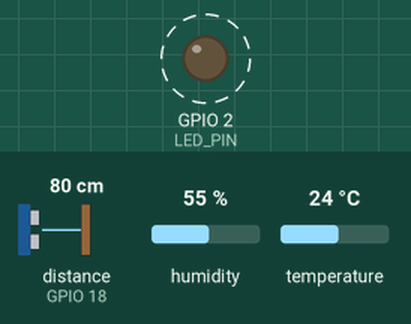
Bench run of a sketch on a simulated ESP32. Parts: output pins drawn as LEDs (lit = HIGH). Wiring (inferred from the names in the program): ultrasonic range finder: trigger GPIO 5; echo GPIO 18. Dashed ring = blinking. The inputs (shaded band) are chosen by the test bench; at power-on: distance to the obstacle (sensor on GPIO 18) 80 cm, humidity 55 %, temperature 24 °C. The echo pulse lasts 58.3 µs per cm; WiFi joins after 1.5 s; servers stay silent unless stated; no MQTT or app messages arrive unless stated; pins used as bus, display or sensor lines are not drawn; what the sketch prints to the serial monitor is not drawn.

Above: at 1.7 s.
Timing chart, 0 to 6.1 s (numbered marks = the images above):
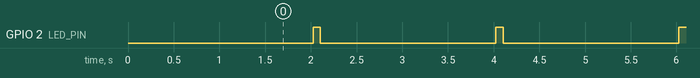

Measured:
- by itself, GPIO 2 (LED_PIN): alternates HIGH for 0.08 s and LOW for 1.9 s

The sketch:

firmware.ino
```cpp
#include <WiFi.h>
#include <PubSubClient.h>
#include <DHTesp.h>

const char* WIFI_SSID = "Wokwi-GUEST";
const char* WIFI_PASSWORD = "";

// Đổi sang Broker công cộng để máy tính bắt được trực tiếp
const char* MQTT_SERVER = "broker.hivemq.com";
const int MQTT_PORT = 1883;
const char* MQTT_TOPIC = "iot/lab2/esp32_sensor";

const int DHT_PIN = 15;
const int TRIG_PIN = 5;
const int ECHO_PIN = 18;
const int LED_PIN = 2;
const unsigned long SEND_INTERVAL_MS = 2000; // Phát mỗi 2 giây

WiFiClient wifiClient;
PubSubClient mqttClient(wifiClient);
DHTesp dht;
unsigned long lastSend = 0;
unsigned long sequenceNo = 0;

void connectWiFi() {
  WiFi.begin(WIFI_SSID, WIFI_PASSWORD, 6);
  Serial.print("Connecting WiFi");
  while (WiFi.status() != WL_CONNECTED) {
    delay(500);
    Serial.print(".");
  }
  Serial.println(" connected");
}

void connectMQTT() {
  while (!mqttClient.connected()) {
    String clientId = "ESP32-Wokwi-" + String((uint32_t)ESP.getEfuseMac(), HEX);
    Serial.print("Connecting MQTT...");
    // HiveMQ public không cần token/password
    if (mqttClient.connect(clientId.c_str())) {
      Serial.println(" connected to HiveMQ!");
    } else {
      Serial.printf(" failed, rc=%d. Retry in 2 s\n", mqttClient.state());
      delay(2000);
    }
  }
}

float readDistanceCm() {
  digitalWrite(TRIG_PIN, LOW);
  delayMicroseconds(2);
  digitalWrite(TRIG_PIN, HIGH);
  delayMicroseconds(10);
  digitalWrite(TRIG_PIN, LOW);
  unsigned long duration = pulseIn(ECHO_PIN, HIGH, 30000);
  if (duration == 0) return NAN;
  return duration * 0.0343f / 2.0f;
}

void setup() {
  Serial.begin(115200);
  pinMode(TRIG_PIN, OUTPUT);
  pinMode(ECHO_PIN, INPUT);
  pinMode(LED_PIN, OUTPUT);
  dht.setup(DHT_PIN, DHTesp::DHT22);
  connectWiFi();
  mqttClient.setServer(MQTT_SERVER, MQTT_PORT);
  mqttClient.setBufferSize(512);
}

void loop() {
  if (WiFi.status() != WL_CONNECTED) connectWiFi();
  if (!mqttClient.connected()) connectMQTT();
  mqttClient.loop();

  unsigned long now = millis();
  if (now - lastSend < SEND_INTERVAL_MS) return;
  lastSend = now;

  TempAndHumidity data = dht.getTempAndHumidity();
  float distance = readDistanceCm();

  if (!isfinite(data.temperature) || !isfinite(data.humidity) || !isfinite(distance)) {
    Serial.println("Invalid sensor data - skip publish");
    return;
  }

  sequenceNo++;
  char payload[300];
  // Format JSON chuẩn bài thực hành 2
  snprintf(payload, sizeof(payload),
    "{\"device_id\":\"esp32_wokwi\",\"location\":\"lab_room_302\","
    "\"temperature\":%.2f,\"humidity\":%.2f,\"distance_cm\":%.2f,\"light\":%d,"
    "\"sequence\":%lu,\"uptime_s\":%lu}",
    data.temperature, data.humidity, distance, 350,
    sequenceNo, millis() / 1000);

  bool ok = mqttClient.publish(MQTT_TOPIC, payload);
  Serial.printf("%s | publish=%s\n", payload, ok ? "OK" : "FAILED");

  digitalWrite(LED_PIN, HIGH);
  delay(80);
  digitalWrite(LED_PIN, LOW);
}
```
